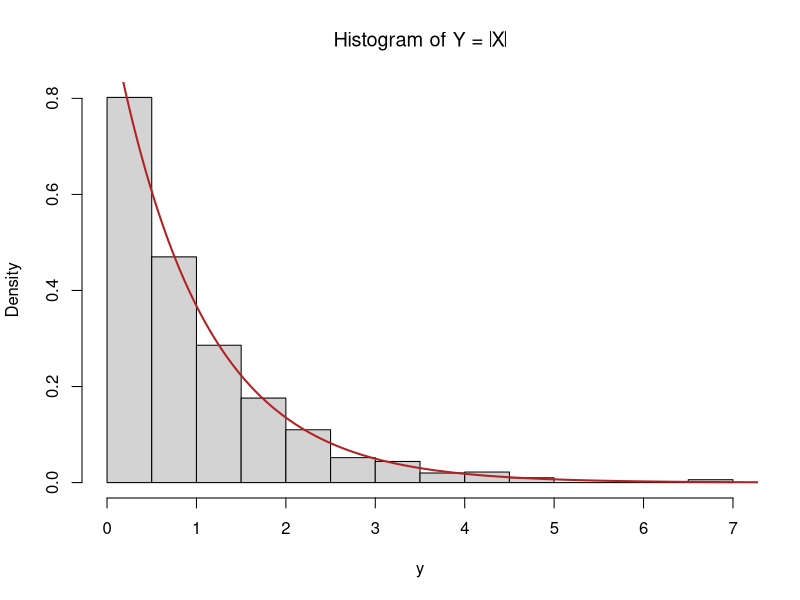

R code for this plot:
install.packages("VGAM")
set.seed(123)
library(VGAM)
x <- rlaplace(1000, 0, 1)
Y <- abs(x)
hist(Y, xlab = "y", main = expression(paste("Histogram of Y = ", abs(X))), 
     freq = FALSE)

# we know that y ~ exp(1) from the ques 8
y <- seq(0, 8, length.out = 1000)
pdf <- dexp(y, 1)
lines(y, pdf, col = "firebrick", lwd = 2)
